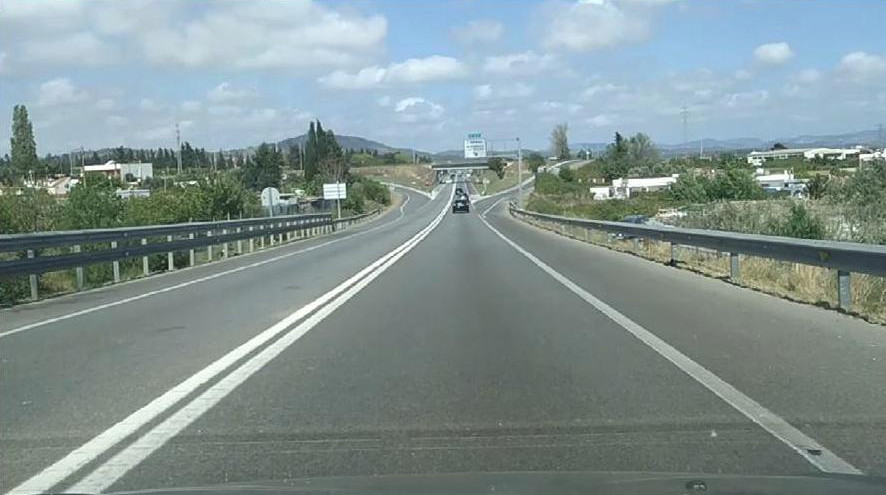
#> input picture Modul_4/Vježbe/img/autocesta.jpeg, 886 x 495 px
$ python '4_vježba.py'
#> lines starting #> are read from the running program, lines starting #| are printed output that depends on the picture; after the words box and inside, x2 and y2 are one past the last pixel; in counts of white or black regions, pixels touching at a corner belong together
import cv2
import numpy as np


# Zadatak 1:

"""
Korištenjem standardne Houghove transformacije detektirajte i nacrtajte linije na slici
“autocesta.jpeg”. Među detektiranim linijama moraju biti prepoznate i linije voznih traka.
Podešavanjem sljedećih parametara pokušajte što preciznije izdvojiti upravo linije voznih
traka, te pritom isprobajte različite vrijednosti tih parametara kako biste uočili njihov
utjecaj na rezultat:
● prag 1 za Canny detekciju rubova
● prag 2 za Canny detekciju rubova
● ρ rezolucija
● θ rezolucija
● prag Houghovog akumulatora

"""

image_bgr = cv2.imread('img/autocesta.jpeg', cv2.IMREAD_COLOR)
#> image_bgr is the input picture: shape (495, 886, 3); mean B, G, R 146.7, 146.7, 130.6
image_gray = cv2.cvtColor(image_bgr, cv2.COLOR_BGR2GRAY)

edges = cv2.Canny(image_gray, 50, 150) # pragovi za Canny detekciju rubova
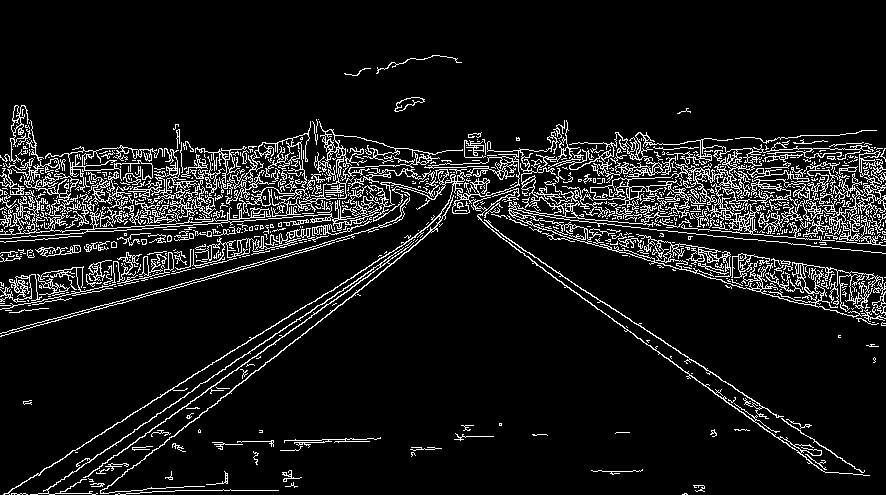
#> edges: shape (495, 886); 9.2% white in thin lines or dots, all inside (x1, y1, x2, y2) = (0, 55, 886, 495)
lines = cv2.HoughLines(edges, rho=1, theta=np.pi / 200, threshold=370) # prag Houghovog akumulatora
#> lines = [[234, 1.51], [-79, 2.15], [431, 0.974], [239, 1.49]]

if lines is not None:
    for line in lines:
        rho, theta = line[0]

        a = np.cos(theta)
        b = np.sin(theta)
        x0 = a * rho
        y0 = b * rho

        x1 = int(x0 + 1000 * (-b))
        y1 = int(y0 + 1000 * (a))
        x2 = int(x0 - 1000 * (-b))
        y2 = int(y0 - 1000 * (a))

        cv2.line(image_bgr, (x1, y1), (x2, y2), (0, 255, 0), 2)
#> this loop made 4 passes
#> (rho, theta, a, b, x0, y0, x1, y1) on passes 1 to 4: (234, 1.51, 0.0628, 0.998, 14.69, 233.5, -983, 296), (-79, 2.15, -0.549, 0.836, 43.37, -66.03, -792, -615), (431, 0.974, 0.562, 0.827, 242.3, 356.5, -584, 918), (239, 1.49, 0.0785, 0.997, 18.75, 238.3, -978, 316)
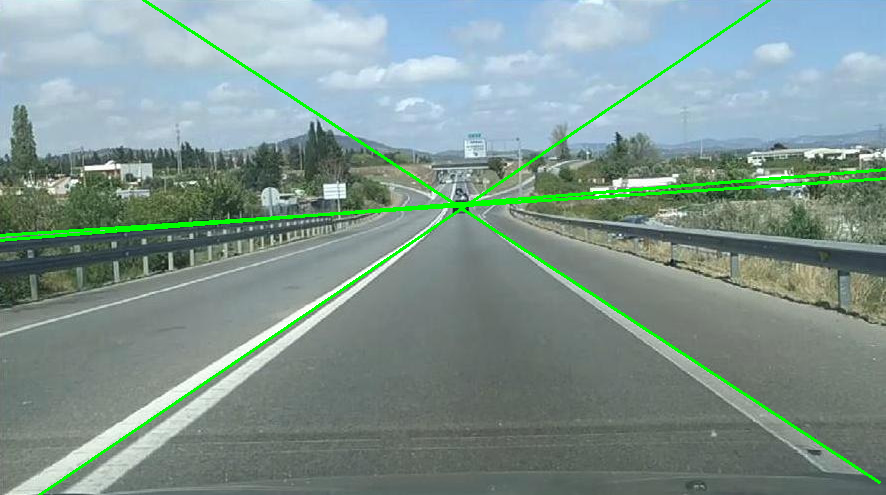
#> image_bgr: shape (495, 886, 3); 2.25% of pixels changed, all inside (x1, y1, x2, y2) = (0, 0, 886, 495)

# cv2.imshow('Zadatak 1: Detected Lines', image_bgr)
# cv2.waitKey(0)
# cv2.destroyAllWindows()


# Zadatak 2:

"""
Ponovite prethodni zadatak, ali ovoga puta koristeći probabilističku Houghovu transformaciju za
detekciju linijskih segmenata na slici “autocesta.jpeg”. Među detektiranim segmentima ponovno
moraju biti prepoznate linije voznih traka.
Uz postojeće parametre (prag 1 i prag 2 za Canny, rezolucije ρ i θ, te prag Houghovog akumulatora),
dodatno eksperimentirajte i s dva nova parametra probabilističke metode:
● minLineLength
● maxLineGap
Isprobajte različite vrijednosti svih parametara kako biste uočili njihov utjecaj na kvalitetu
detekcije linija voznih traka.
Koje su glavne razlike standardne i probabilističke Houghove transformacije?

"""

image_bgr = cv2.imread('img/autocesta.jpeg', cv2.IMREAD_COLOR)
image_gray = cv2.cvtColor(image_bgr, cv2.COLOR_BGR2GRAY)

edges = cv2.Canny(image_gray, 200, 400) # pragovi za Canny detekciju rubova
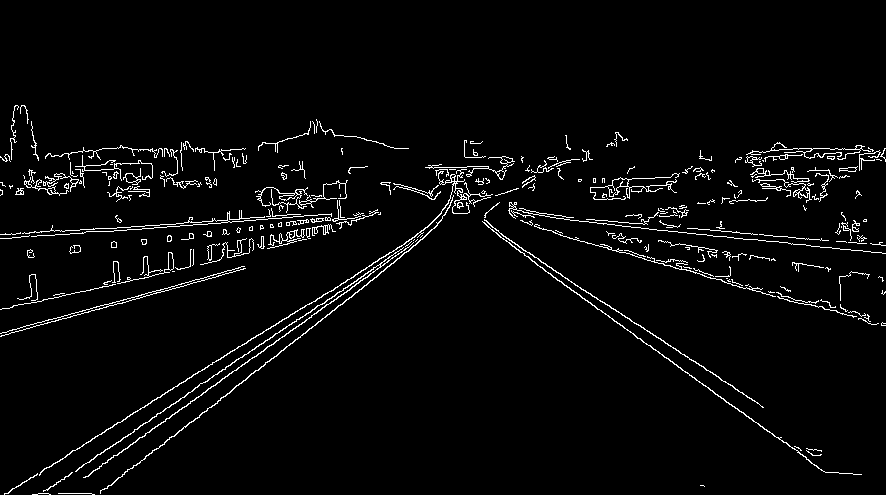
#> edges: shape (495, 886); 3.3% white in thin lines or dots, all inside (x1, y1, x2, y2) = (0, 105, 886, 495)
lines = cv2.HoughLinesP(
    edges,
    rho=1,
    theta=np.pi / 200,
    threshold=200,
    minLineLength=300,
    maxLineGap=20
    )
#> lines = [[42, 493, 484, 193], [497, 234, 823, 471], [432, 190, 763, 407]]

if lines is not None:
    for line in lines:
        x1, y1, x2, y2 = line[0]
        cv2.line(image_bgr, (x1, y1), (x2, y2), (0, 255, 0), 2)
#> this loop made 3 passes
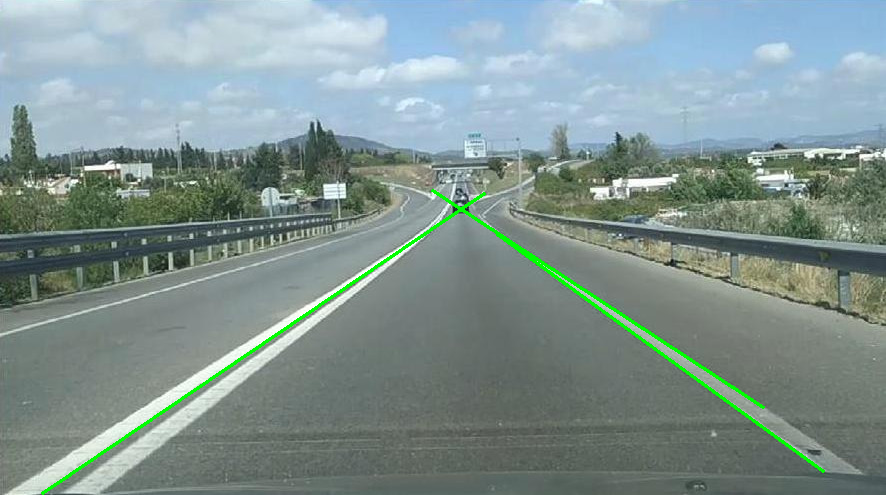
#> image_bgr: shape (495, 886, 3); 1% of pixels changed, all inside (x1, y1, x2, y2) = (41, 189, 825, 495)

# cv2.imshow('Zadatak 2: Detected Line Segments', image_bgr)
# cv2.waitKey(0)
# cv2.destroyAllWindows()


# Zadatak 3:
"""
U prethodnom zadatku vidljivo je da je teško pouzdano izdvojiti samo linije voznih traka, jer se
detektiraju i mnoge druge linije na slici. Kako biste smanjili broj neželjenih linija, primijenite
maskiranje slike i pokušajte izdvojiti samo područje u kojem se očekuju linije voznih traka.
Preporučuje se kao masku koristiti gornju polovicu elipse postavljene u donjem dijelu slike,
tako da maskirate samo relevantni dio kolnika.
"""

image_gray = cv2.imread('img/autocesta.jpeg', cv2.IMREAD_GRAYSCALE)
#> image_gray: shape (495, 886); min 14, max 255, mean 141.9
mask = np.ones_like(image_gray)
height, width = mask.shape
#> height = 495; width = 886

x1 = width // 2
#> x1 = 443
y1 = height // 4
#> y1 = 123
x2 = 0
y2 = height
#> y2 = 495
x3 = width
#> x3 = 886
y3 = height
#> y3 = 495

rectangle_points = np.array([[(x1, y1)], [(x2, y2)], [(x3, y3)]], dtype=np.int32)
#> rectangle_points = [[443, 123], [0, 495], [886, 495]]
mask = cv2.fillPoly(mask, [rectangle_points], 255) # Ispunjavanje maske bijelom bojom unutar definiranog poligona
#> mask: shape (495, 886); values 1 (black) and 255 (white), 37.6% white; 1 white region, box (x1, y1, x2, y2) and area: (1, 123, 886, 495) 164867
masked_image = cv2.bitwise_and(image_gray, mask)

# [8 lines of commented-out code are left out]

"""
Metodom maskiranja slike i korištenjem Houghove transformacije, pokušajte detektirati prometni
znak na slici “kamera4.png”. Kako bi detekcija bila preciznija, maskirajte desni dio slike, gdje
se prometni znak uobičajeno nalazi.
"""

image_4 = cv2.imread('img/kamera4.png')
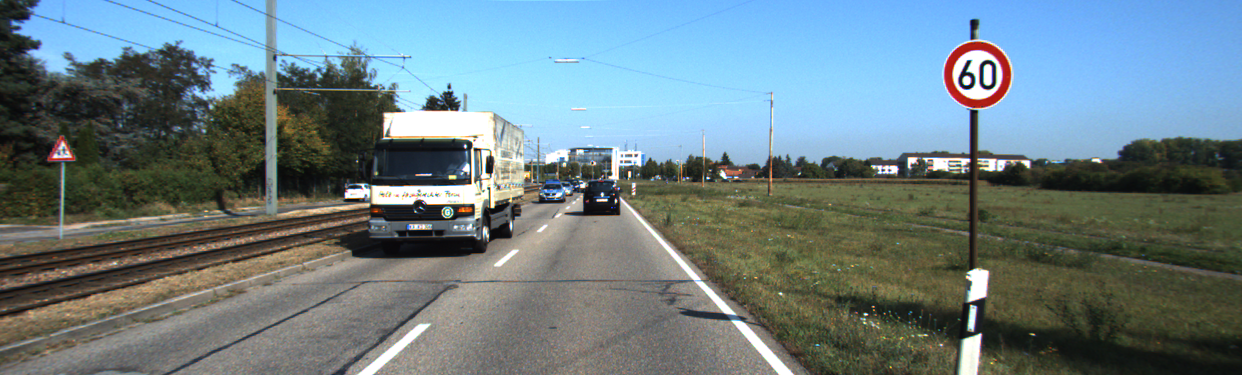
#> input picture Modul_4/Vježbe/img/kamera4.png, 1242 x 375 px
#> image_4 is the input picture: shape (375, 1242, 3); mean B, G, R 132.6, 126.8, 107.7
image_gray4 = cv2.cvtColor(image_4, cv2.COLOR_BGR2GRAY)
mask = np.zeros_like(image_gray4)

height, width = mask.shape
#> height = 375; width = 1242

x1 = width // 2
y1 = 0
x2 = width -1
y2 = 0
x3 = width -1
y3 = height -1
x4 = width // 2
y4 = height -1

# Definiranje točaka poligona (pravokutnika)
rectangle_points = np.array([[(x1, y1)], [(x2, y2)], [(x3, y3)], [(x4, y4)]], dtype=np.int32)
mask = cv2.fillPoly(mask, [rectangle_points], 255) # Ispunjavanje maske bijelom bojom unutar definiranog poligona
#> mask: shape (375, 1242); 50% white; 1 white region, box (x1, y1, x2, y2) and area: (621, 0, 1242, 375) 232875
masked_image = cv2.bitwise_and(image_gray4, mask) # Primjena maske na originalnu sliku
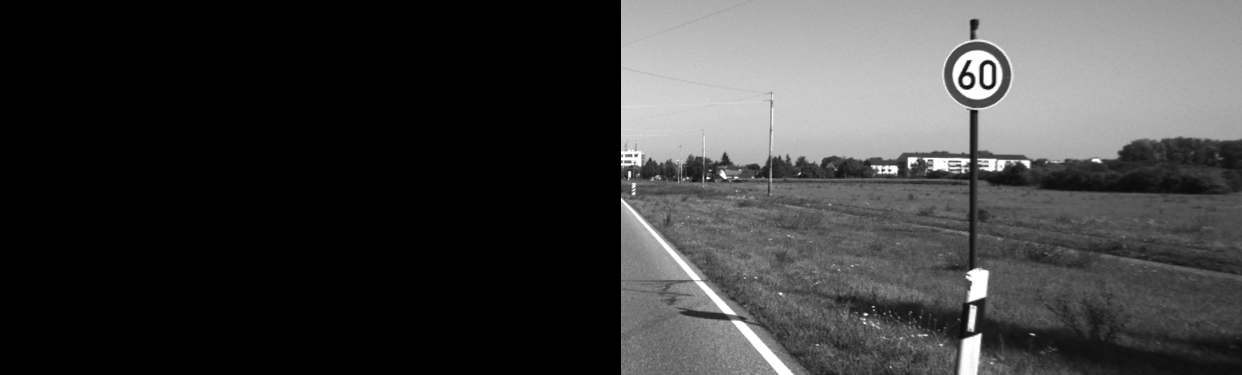
#> masked_image: shape (375, 1242); min 0, max 255, mean 61.6

blured_image = cv2.medianBlur(masked_image, 5)

circles = cv2.HoughCircles(
    blured_image,
    cv2.HOUGH_GRADIENT,
    dp=1.2,
    minDist=50,
    param1=120,
    param2=35,
    minRadius=20,
    maxRadius=120
)
#> circles = [[977.4, 73.8, 33.32], [724.2, 240.6, 79.64], [929.4, 120.6, 63.2], [912.6, 72.6, 83.48], [958.2, 233.4, 80.72], [723, 142.2, 47.24]]

if circles is not None:
    circles = np.uint16(np.around(circles))
#> circles = [[977, 74, 33], [724, 241, 80], [929, 121, 63], [913, 73, 83], [958, 233, 81], [723, 142, 47]]
    for i in circles[0, :]:
        cv2.circle(image_gray4, (i[0], i[1]), i[2], (0, 255, 0), 2)
        cv2.circle(image_gray4, (i[0], i[1]), 2, (0, 0, 255), 3)
#> this loop made 6 passes
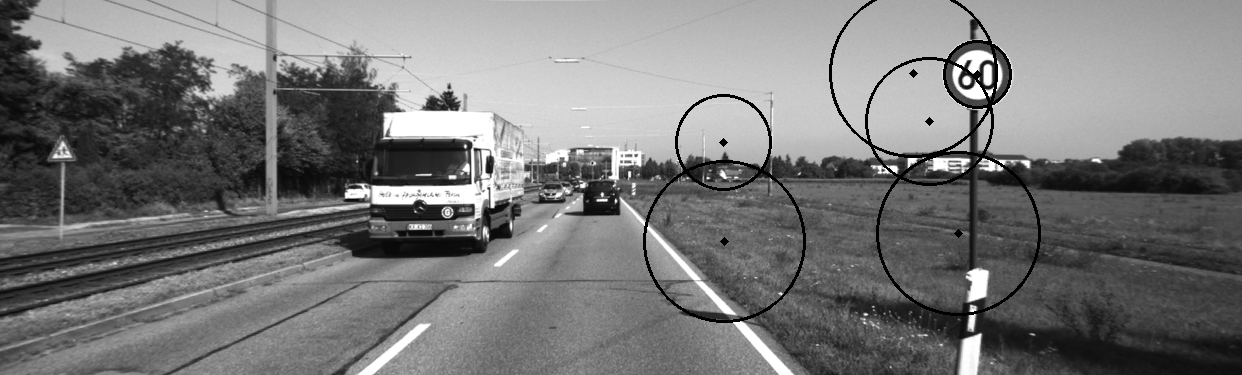
#> image_gray4: shape (375, 1242); min 0, max 255, mean 119.8
else:
    print("No circles detected.")

cv2.imshow('Zadatak 4: Detected Circles', image_4)
cv2.waitKey(0)
cv2.destroyAllWindows()
